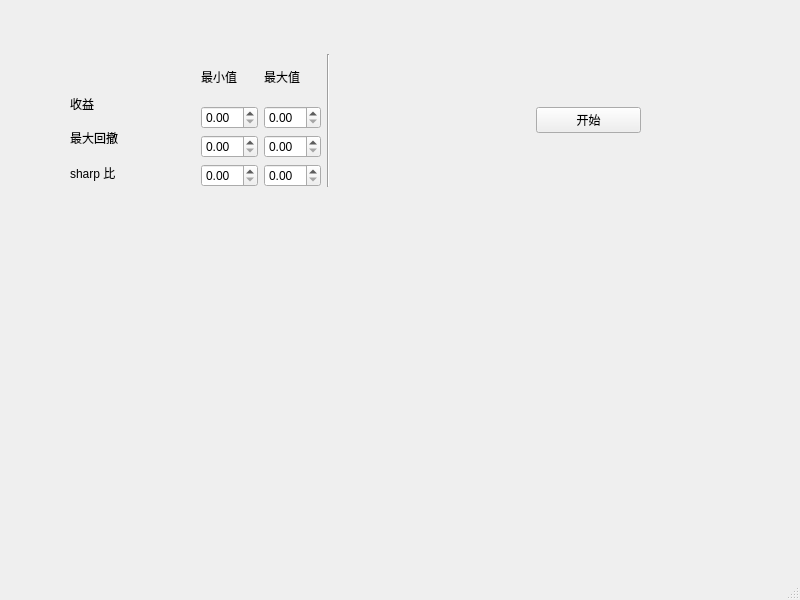
<?xml version="1.0" encoding="UTF-8"?>
<ui version="4.0">
 <class>MainWindow</class>
 <widget class="QMainWindow" name="MainWindow">
  <property name="enabled">
   <bool>true</bool>
  </property>
  <property name="geometry">
   <rect>
    <x>0</x>
    <y>0</y>
    <width>800</width>
    <height>600</height>
   </rect>
  </property>
  <property name="sizePolicy">
   <sizepolicy hsizetype="Minimum" vsizetype="Fixed">
    <horstretch>0</horstretch>
    <verstretch>0</verstretch>
   </sizepolicy>
  </property>
  <property name="windowTitle">
   <string>MainWindow</string>
  </property>
  <widget class="QWidget" name="centralwidget">
   <widget class="QWidget" name="">
    <property name="geometry">
     <rect>
      <x>70</x>
      <y>54</y>
      <width>571</width>
      <height>133</height>
     </rect>
    </property>
    <layout class="QHBoxLayout" name="horizontalLayout">
     <item>
      <layout class="QVBoxLayout" name="verticalLayout">
       <item>
        <widget class="QLabel" name="label_6">
         <property name="text">
          <string/>
         </property>
        </widget>
       </item>
       <item>
        <widget class="QLabel" name="label">
         <property name="text">
          <string>收益</string>
         </property>
        </widget>
       </item>
       <item>
        <widget class="QLabel" name="label_2">
         <property name="text">
          <string>最大回撤</string>
         </property>
        </widget>
       </item>
       <item>
        <widget class="QLabel" name="label_3">
         <property name="text">
          <string>sharp 比</string>
         </property>
         <property name="buddy">
          <cstring>doubleSpinBox_sharp_min</cstring>
         </property>
        </widget>
       </item>
      </layout>
     </item>
     <item>
      <spacer name="verticalSpacer">
       <property name="orientation">
        <enum>Qt::Vertical</enum>
       </property>
       <property name="sizeHint" stdset="0">
        <size>
         <width>20</width>
         <height>28</height>
        </size>
       </property>
      </spacer>
     </item>
     <item>
      <layout class="QGridLayout" name="gridLayout">
       <item row="0" column="0">
        <widget class="QLabel" name="label_4">
         <property name="text">
          <string>最小值</string>
         </property>
        </widget>
       </item>
       <item row="0" column="1">
        <widget class="QLabel" name="label_5">
         <property name="text">
          <string>最大值</string>
         </property>
        </widget>
       </item>
       <item row="1" column="0">
        <widget class="QDoubleSpinBox" name="doubleSpinBox_return_min"/>
       </item>
       <item row="1" column="1">
        <widget class="QDoubleSpinBox" name="doubleSpinBox__return_max"/>
       </item>
       <item row="2" column="0">
        <widget class="QDoubleSpinBox" name="doubleSpinBox_maxdrawdown_min"/>
       </item>
       <item row="2" column="1">
        <widget class="QDoubleSpinBox" name="doubleSpinBox_maxdrawdown_max"/>
       </item>
       <item row="3" column="0">
        <widget class="QDoubleSpinBox" name="doubleSpinBox_sharp_min"/>
       </item>
       <item row="3" column="1">
        <widget class="QDoubleSpinBox" name="doubleSpinBox_sharp_max"/>
       </item>
      </layout>
     </item>
     <item>
      <widget class="Line" name="line_2">
       <property name="orientation">
        <enum>Qt::Vertical</enum>
       </property>
      </widget>
     </item>
     <item>
      <spacer name="horizontalSpacer">
       <property name="orientation">
        <enum>Qt::Horizontal</enum>
       </property>
       <property name="sizeType">
        <enum>QSizePolicy::Preferred</enum>
       </property>
       <property name="sizeHint" stdset="0">
        <size>
         <width>200</width>
         <height>20</height>
        </size>
       </property>
      </spacer>
     </item>
     <item>
      <widget class="QPushButton" name="pushButton">
       <property name="text">
        <string>开始</string>
       </property>
      </widget>
     </item>
    </layout>
   </widget>
  </widget>
  <widget class="QMenuBar" name="menubar">
   <property name="geometry">
    <rect>
     <x>0</x>
     <y>0</y>
     <width>800</width>
     <height>22</height>
    </rect>
   </property>
  </widget>
  <widget class="QStatusBar" name="statusbar"/>
 </widget>
 <resources/>
 <connections/>
</ui>
